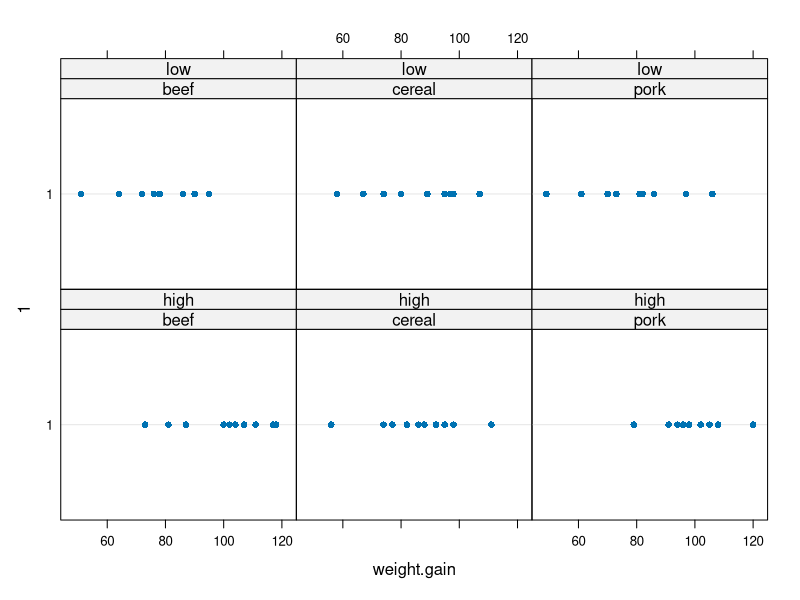
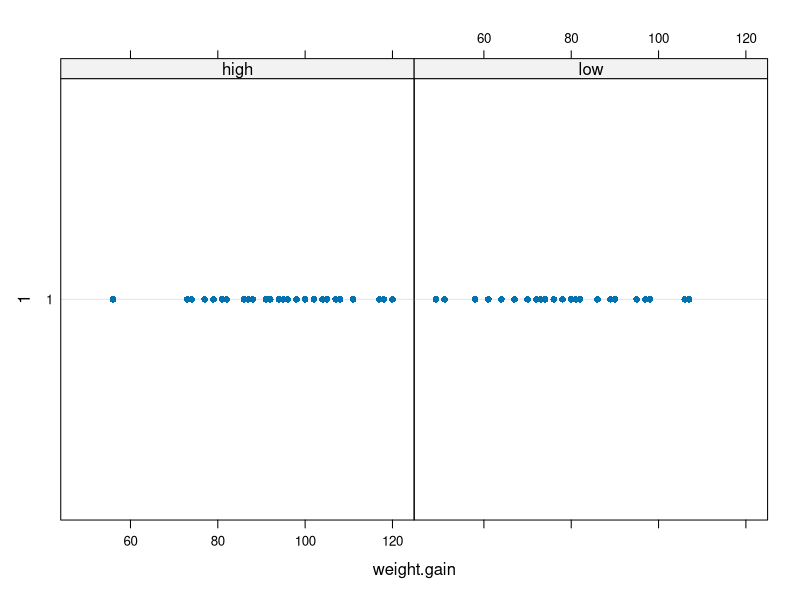

Here is the R script that generated these plots, in order: (Note: this script raises an error after producing the figures.)

library(lattice);

### Define data ####################################################################################
DF.rats <- data.frame(matrix(nrow=0,ncol=3));
colnames(DF.rats) <- c('weight.gain','protein.source','protein.level');
str(DF.rats);
DF.rats;

DF.rats <- rbind(DF.rats,data.frame(weight.gain = c( 73,102,118,104, 81,107,100, 87,117,111), protein.source  = rep('beef',  10), protein.level = rep('high',10)));
DF.rats <- rbind(DF.rats,data.frame(weight.gain = c( 90, 76, 90, 64, 86, 51, 72, 90, 95, 78), protein.source  = rep('beef',  10), protein.level = rep('low', 10)));

DF.rats <- rbind(DF.rats,data.frame(weight.gain = c( 98, 74, 56,111, 95, 88, 82, 77, 86, 92), protein.source  = rep('cereal',10), protein.level = rep('high',10)));
DF.rats <- rbind(DF.rats,data.frame(weight.gain = c(107, 95, 97, 80, 98, 74, 74, 67, 89, 58), protein.source  = rep('cereal',10), protein.level = rep('low', 10)));

DF.rats <- rbind(DF.rats,data.frame(weight.gain = c( 94, 79, 96, 98,102,102,108, 91,120,105), protein.source  = rep('pork',  10), protein.level = rep('high',10)));
DF.rats <- rbind(DF.rats,data.frame(weight.gain = c( 49, 82, 73, 86, 81, 97,106, 70, 61, 82), protein.source  = rep('pork',  10), protein.level = rep('low', 10)));

str(DF.rats);
DF.rats;

### Using predefined functions lm() and anova() ####################################################
LM.rats.2 <- lm(
	formula = weight.gain ~ protein.source * protein.level,
	data    = DF.rats
	);
anova(LM.rats.2);

LM.rats.1 <- lm(
	formula = weight.gain ~ protein.source + protein.level,
	data    = DF.rats
	);
anova(LM.rats.1);

LM.rats.0 <- lm(
	formula = weight.gain ~ protein.level,
	data    = DF.rats
	);
anova(LM.rats.0);

# plot the fat absorbed data, stratified by fat type:
pdf("exercise-2-11_dotplot-rats-protein-source-protein-level.pdf");
dotplot(
	1 ~ weight.gain | protein.source + protein.level,
	data = DF.rats
	);
dev.off();

pdf("exercise-2-11_dotplot-rats-protein-source.pdf");
dotplot(
	1 ~ weight.gain | protein.level,
	data = DF.rats
	);
dev.off();

### Conclusion #####################################################################################
# If we take our significance threshold to be 0.05, then we may conclude, from LM.rats.2, that
# (*)  there is NOT significant evidence for non-trivial interaction between protein level and
#      protein source.
#
# We therefore drop the interaction term in LM.rats.2, and obtain LM.rats.1.
# Taking a significance threshold of 0.05 again, then we may conclude, from LM.rats.1, that
# (*)  there is NOT significant evidence for non-trivial protein.source effect, but
# (*)  there is significant evidence for non-trivial protein.level effect.
#
# Hence, we drop the protein.source term in LM.rats.1, and obtain LM.rats.0.
# Taking a significance threshold of 0.05 again, then we may conclude, from LM.rats.0, that
# (*)  there is significant evidence for non-trivial protein.level effect.
#

### Computing from first principle #################################################################
num.of.replicates      <- 10;
num.of.protein.sources <- length(levels(DF.rats[,'protein.source']));
num.of.protein.levels  <- length(levels(DF.rats[,'protein.level']));

mean.overall <- mean(DF.rats[,'weight.gain']);

# compute SS.null.model
SS.null.model <- sum((DF.rats[,'weight.gain'] - mean.overall)^2);
SS.null.model;

# compute SS.protein.source
DF.temp <- aggregate(
	formula = weight.gain ~ protein.source,
	data    = DF.rats,
	FUN     = mean
	);
SS.protein.source <- num.of.protein.levels * num.of.replicates * sum((DF.temp[,'weight.gain'] - mean.overall)^2);
SS.protein.source;

# compute SS.protein.level
DF.temp <- aggregate(
	formula = weight.gain ~ protein.level,
	data    = DF.rats,
	FUN     = mean
	);
SS.protein.level <- num.of.protein.sources * num.of.replicates * sum((DF.temp[,'weight.gain'] - mean.overall)^2);
SS.protein.level;

# compute SS.full.model
DF.temp <- aggregate(
	formula = weight.gain ~ protein.source + protein.level,
	data    = DF.rats,
	FUN     = mean
	);
DF.temp <- merge(
	x  = DF.rats,
	y  = DF.temp,
	by = c('protein.source','protein.level')
	);
SS.full.model <- sum((DF.temp[,'weight.gain.x'] - DF.temp[,'weight.gain.y'])^2);
SS.full.model;

# compute SS.interaction
DF.temp.0 <- aggregate(
	formula = weight.gain ~ protein.source + protein.level,
	data    = DF.rats,
	FUN     = mean
	);
colnames(DF.temp.0) <- c('protein.source','protein.level','value');
DF.temp.1 <- DF.temp.0;

DF.temp.2 <- aggregate(
	formula = weight.gain ~ protein.source,
	data    = DF.rats,
	FUN     = mean
	);

DF.temp.3 <- aggregate(
	formula = weight.gain ~ protein.level,
	data    = DF.rats,
	FUN     = mean
	);

DF.temp <- merge(
	x  = DF.temp.1,
	y  = DF.temp.2,
	by = "protein.source"
	);

DF.temp <- merge(
	x  = DF.temp,
	y  = DF.temp.3,
	by = "protein.level"
	);

SS.interaction <- num.of.replicates * sum((DF.temp[,'value'] - DF.temp[,'weight.gain.x'] - DF.temp[,'weight.gain.y'] + mean.overall)^2);
SS.interaction;

# compute F-statistics
df.full.model <- num.of.protein.sources*num.of.protein.levels*num.of.replicates - num.of.protein.sources*num.of.protein.levels;
print("df.full.model");
print(df.full.model);

df.protein.source <- num.of.protein.sources - 1;
F.protein.source <- (SS.protein.source/df.protein.source)/(SS.full.model/df.full.model);
pvalue.protein.source <- pf(q=F.protein.source, df1=df.protein.source, df2=df.full.model, lower.tail=FALSE);
print("F.protein.source");
print(F.protein.source);
print("pvalue.protein.source");
print(pvalue.protein.source);

df.protein.level <- num.of.protein.levels - 1;
F.protein.level <- (SS.protein.level/df.protein.level)/(SS.full.model/df.full.model);
pvalue.protein.level <- pf(q=F.protein.level, df1=df.protein.level, df2=df.full.model, lower.tail=FALSE);
print("F.protein.level");
print(F.protein.level);
print("pvalue.protein.level");
print(pvalue.protein.level);

df.interaction <- num.of.protein.sources * num.of.protein.levels - df.protein.source - df.protein.level - 1;
F.interaction <- (SS.interaction/df.interaction)/(SS.full.model/df.full.model);
pvalue.interaction <- pf(q=F.interaction, df1=df.interaction, df2=df.full.model, lower.tail=FALSE);
print("F.interaction");
print(F.interaction);
print("pvalue.interaction");
print(pvalue.interaction);

